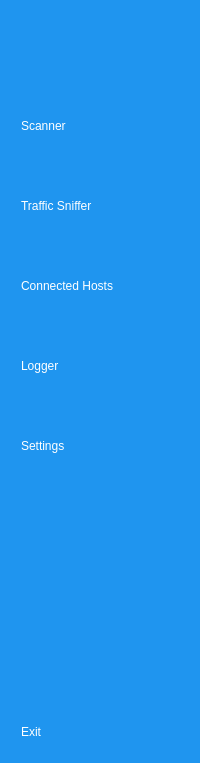
     <widget class="QWidget" name="side_bar_names" native="true">
      <property name="sizePolicy">
       <sizepolicy hsizetype="Preferred" vsizetype="Preferred">
        <horstretch>0</horstretch>
        <verstretch>0</verstretch>
       </sizepolicy>
      </property>
      <property name="styleSheet">
       <string notr="true">QWidget{
	background-color: rgb(31, 149, 239);
	font: 12pt &quot;Gisha&quot;;
}

QPushButton {
	color: white;
	text-align: left;
	height: 40px;
	border: none;
	border-top-left-radius: 10px;
	border-bottom-left-radius: 10px;
	padding-left: 10px;
}</string>
      </property>
      <layout class="QVBoxLayout" name="verticalLayout_6">
       <property name="rightMargin">
        <number>0</number>
       </property>
       <item>
        <layout class="QVBoxLayout" name="verticalLayout_5">
         <property name="spacing">
          <number>40</number>
         </property>
         <item>
          <widget class="QPushButton" name="sidebar_button_1">
           <property name="styleSheet">
            <string notr="true">QPushButton:checked {
}</string>
           </property>
           <property name="text">
            <string/>
           </property>
           <property name="icon">
            <iconset>
             <normaloff>../../icons/sidebar_icons/menu_white.png</normaloff>../../icons/sidebar_icons/menu_white.png</iconset>
           </property>
           <property name="iconSize">
            <size>
             <width>30</width>
             <height>30</height>
            </size>
           </property>
           <property name="checkable">
            <bool>true</bool>
           </property>
          </widget>
         </item>
         <item>
          <spacer name="verticalSpacer_8">
           <property name="orientation">
            <enum>Qt::Vertical</enum>
           </property>
           <property name="sizeHint" stdset="0">
            <size>
             <width>20</width>
             <height>15</height>
            </size>
           </property>
          </spacer>
         </item>
         <item>
          <widget class="QPushButton" name="scanner_button_1">
           <property name="sizePolicy">
            <sizepolicy hsizetype="Minimum" vsizetype="Fixed">
             <horstretch>0</horstretch>
             <verstretch>0</verstretch>
            </sizepolicy>
           </property>
           <property name="styleSheet">
            <string notr="true">QPushButton:checked {
	background-color: #F5FAFE;
	color: #1F95EF;
	font-weight: bold;
}</string>
           </property>
           <property name="text">
            <string>Scanner</string>
           </property>
           <property name="icon">
            <iconset>
             <normaloff>../../icons/sidebar_icons/scan_white.png</normaloff>
             <normalon>../../icons/sidebar_icons/scan.png</normalon>../../icons/sidebar_icons/scan_white.png</iconset>
           </property>
           <property name="iconSize">
            <size>
             <width>30</width>
             <height>30</height>
            </size>
           </property>
           <property name="checkable">
            <bool>true</bool>
           </property>
           <property name="autoExclusive">
            <bool>true</bool>
           </property>
          </widget>
         </item>
         <item>
          <widget class="QPushButton" name="traffic_sniffer_button_1">
           <property name="styleSheet">
            <string notr="true">QPushButton:checked {
	background-color: #F5FAFE;
	color: #1F95EF;
	font-weight: bold;
}</string>
           </property>
           <property name="text">
            <string>Traffic Sniffer</string>
           </property>
           <property name="icon">
            <iconset>
             <normaloff>../../icons/sidebar_icons/sniffer_white.png</normaloff>
             <normalon>../../icons/sidebar_icons/sniffer.png</normalon>../../icons/sidebar_icons/sniffer_white.png</iconset>
           </property>
           <property name="iconSize">
            <size>
             <width>30</width>
             <height>30</height>
            </size>
           </property>
           <property name="checkable">
            <bool>true</bool>
           </property>
           <property name="autoExclusive">
            <bool>true</bool>
           </property>
          </widget>
         </item>
         <item>
          <widget class="QPushButton" name="connected_hosts_button_1">
           <property name="styleSheet">
            <string notr="true">QPushButton:checked {
	background-color: #F5FAFE;
	color: #1F95EF;
	font-weight: bold;
}</string>
           </property>
           <property name="text">
            <string>Connected Hosts    </string>
           </property>
           <property name="icon">
            <iconset>
             <normaloff>../../icons/sidebar_icons/connection_white.png</normaloff>
             <normalon>../../icons/sidebar_icons/connection.png</normalon>../../icons/sidebar_icons/connection_white.png</iconset>
           </property>
           <property name="iconSize">
            <size>
             <width>30</width>
             <height>30</height>
            </size>
           </property>
           <property name="checkable">
            <bool>true</bool>
           </property>
           <property name="autoExclusive">
            <bool>true</bool>
           </property>
          </widget>
         </item>
         <item>
          <widget class="QPushButton" name="logger_button_1">
           <property name="enabled">
            <bool>true</bool>
           </property>
           <property name="styleSheet">
            <string notr="true">QPushButton:checked {
	background-color: #F5FAFE;
	color: #1F95EF;
	font-weight: bold;
}</string>
           </property>
           <property name="text">
            <string>Logger</string>
           </property>
           <property name="icon">
            <iconset>
             <normaloff>../../icons/sidebar_icons/log_white.png</normaloff>
             <normalon>../../icons/sidebar_icons/log.png</normalon>../../icons/sidebar_icons/log_white.png</iconset>
           </property>
           <property name="iconSize">
            <size>
             <width>30</width>
             <height>30</height>
            </size>
           </property>
           <property name="checkable">
            <bool>true</bool>
           </property>
           <property name="autoExclusive">
            <bool>true</bool>
           </property>
          </widget>
         </item>
         <item>
          <widget class="QPushButton" name="settings_button_1">
           <property name="styleSheet">
            <string notr="true">QPushButton:checked {
	background-color: #F5FAFE;
	color: #1F95EF;
	font-weight: bold;
}</string>
           </property>
           <property name="text">
            <string>Settings</string>
           </property>
           <property name="icon">
            <iconset>
             <normaloff>../../icons/sidebar_icons/settings_white.png</normaloff>
             <normalon>../../icons/sidebar_icons/settings.png</normalon>../../icons/sidebar_icons/settings_white.png</iconset>
           </property>
           <property name="iconSize">
            <size>
             <width>30</width>
             <height>30</height>
            </size>
           </property>
           <property name="checkable">
            <bool>true</bool>
           </property>
           <property name="autoExclusive">
            <bool>true</bool>
           </property>
          </widget>
         </item>
        </layout>
       </item>
       <item>
        <spacer name="verticalSpacer_7">
         <property name="orientation">
          <enum>Qt::Vertical</enum>
         </property>
         <property name="sizeHint" stdset="0">
          <size>
           <width>20</width>
           <height>240</height>
          </size>
         </property>
        </spacer>
       </item>
       <item>
        <widget class="QPushButton" name="exit_button_1">
         <property name="text">
          <string>Exit</string>
         </property>
         <property name="icon">
          <iconset>
           <normaloff>../../icons/sidebar_icons/exit_white.png</normaloff>../../icons/sidebar_icons/exit_white.png</iconset>
         </property>
         <property name="iconSize">
          <size>
           <width>30</width>
           <height>30</height>
          </size>
         </property>
        </widget>
       </item>
      </layout>
     </widget>
